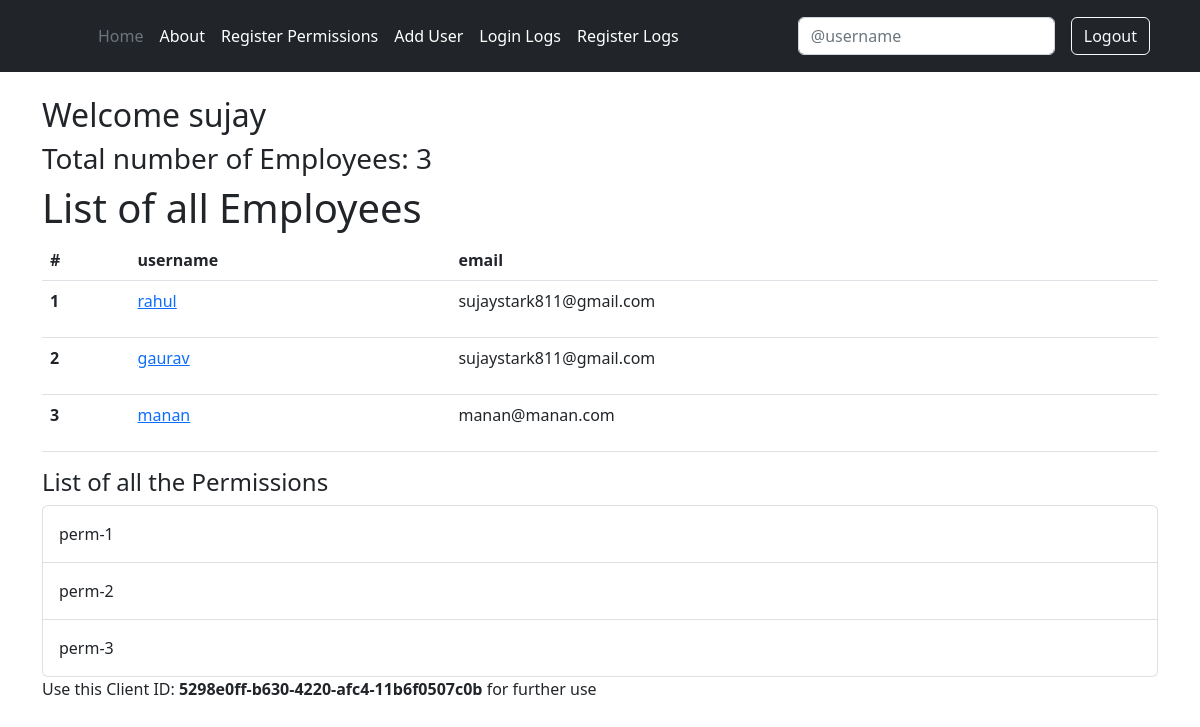
/root/list (signed in), run on an earlier commit of the app's database.
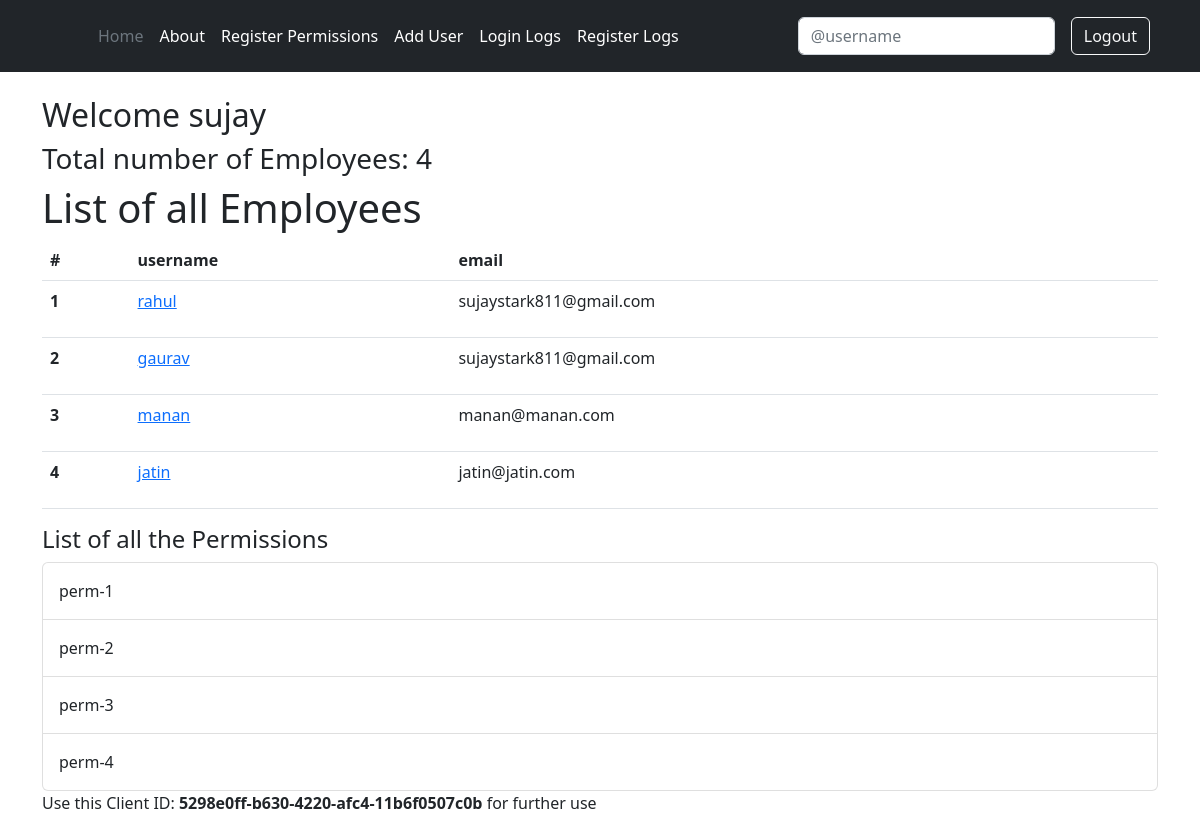
And on a later commit of the database.
### reg_org/models.py (models this page shows, shortened)
class PartOf(models.Model):
    org=models.ForeignKey(Organization, on_delete=models.CASCADE,null=True)
    emp=models.ForeignKey(User, on_delete=models.CASCADE,null=True)

class Permissions(models.Model):
    org=models.ForeignKey(Organization, on_delete=models.CASCADE,null=True)
    permission_name=models.CharField(max_length=100)

class Organization(models.Model):
    org_name=models.CharField(max_length=100,unique=True)
    num_of_users=models.IntegerField(default=0)
    head_user=models.ForeignKey(User, on_delete=models.CASCADE,null=True)
    client_secret=models.UUIDField(default=uuid.uuid4,editable=False)

### reg_org/views.py (the view)
# urls.py: path('list',views.listView,name='list'),
@login_required
def listView(request):
    try:
        org=Organization.objects.get(head_user=request.user)
        usernamesearch=request.GET.get('username')
        if usernamesearch is not None:
            user=User.objects.get(username=usernamesearch)
            if user is not None:
                return redirect(reverse('detail', kwargs={'pk': user.pk}))
        permissions=Permissions.objects.all()
        all_emps=PartOf.objects.filter(org=org)
        num=all_emps.count()
        return render(request,'list_user.html',{'num_of_users':num,'emps':all_emps,'client_secret':org.client_secret,'permissions':permissions})
    except ObjectDoesNotExist:
        return render(request,'error.html',{'error':'data not found'})

### reg_org/templates/list_user.html
{% extends 'base.html'%}
{% block body%}
<div class="container" style="margin-top: 2%;">
    {% if user.is_authenticated %}
    <h2> Welcome {{user.get_username}} </h2>
    <h3>Total number of Employees: {{num_of_users}}</h3>
    <h1>List of all Employees </h1>
    <table class="table">
        <thead class="thead-dark">
          <tr>
            <th>#</th>
            <th>username</th>
            <th>email</th>
          </tr>
        </thead>
        <tbody>
            {% for emp in emps%}
            <tr>
            <th scope="row">{{ forloop.counter }}</th>
                <td><a href="{% url 'detail' emp.emp.id%}">
                    <p>{{emp.emp.username}} </p>
                </a></td>
                <td>{{emp.emp.email}}</td>
              </tr>
              {%endfor%}
            </tbody>
    </table>
    <h4>List of all the Permissions</h4>
    <ul class="list-group">
        {% for p in permissions%}
            <li class="list-group-item list-group-item-action d-flex gap-3 py-3">
                {{p.permission_name}}
            </li>
        {% endfor %}
    </ul>
    <p>
        Use this Client ID: <strong>{{client_secret}}</strong> for further use
    </p>
{% else %}
    <p>You are logged out</p>
    <p>
        <a href="/root/login">Login</a>
    </p>
{% endif %}
</div>
{% endblock %}

### reg_org/templates/base.html (shortened to what this page needs)
<!DOCTYPE html>
<html lang="en">
<head>
<link href="https://cdn.jsdelivr.net/npm/bootstrap@5.2.0-beta1/dist/css/bootstrap.min.css" rel="stylesheet">
</head>
<body>
    <header class="p-3 bg-dark text-white">
        <div class="container">
          <div class="d-flex flex-wrap align-items-center justify-content-center justify-content-lg-start">
            <a href="/" class="d-flex align-items-center mb-2 mb-lg-0 text-white text-decoration-none">
              <svg class="bi me-2" width="40" height="32" role="img" aria-label="Bootstrap"><use xlink:href="#bootstrap"></use></svg>
            </a>
            <ul class="nav col-12 col-lg-auto me-lg-auto mb-2 justify-content-center mb-md-0">
              <li><a href="/" class="nav-link px-2 text-secondary">Home</a></li>
              <li><a href="#" class="nav-link px-2 text-white">About</a></li>
              {% if user.is_authenticated %}
              <li><a class="nav-link px-2 text-white" href="{% url 'register_permission'%}">Register Permissions</a></li>
              <li><a class="nav-link px-2 text-white" href="{% url 'add_user' %}">Add User</a></li>
              <li><a class="nav-link px-2 text-white" href="{% url 'loginlog' %}">Login Logs</a></li>
              <li><a class="nav-link px-2 text-white" href="{% url 'registerlog' %}">Register Logs</a></li>
              {% endif%}
            </ul>
            {% if user.is_authenticated %}
            <form class="col-12 col-lg-auto mb-3 mb-lg-0 me-lg-3">
                <input type="search" class="form-control form-control-dark" placeholder="@username" aria-label="Search" name="username">
            </form>
              {% endif %}
            <div class="text-end">
                {% if user.is_authenticated %}
                <a class="btn btn-outline-light me-2" href="{% url 'logout' %}">Logout</a>
                {% else %}
                <a class="btn btn-outline-light me-2" href="{% url 'login' %}">Login</a>
                <a  class="btn btn-warning" href="{% url 'register' %}"">Register </a>
                {% endif %}
            </div>
          </div>
        </div>
      </header>
    {% block body %}
    {% endblock %}
</body>
</html>

What changed in the data, as far as the page shows it:
added PartOf: emp.username "jatin", emp.email "jatin@jatin.com"
added Permissions: permission_name "perm-4"
Also different on the page:
{{ num_of_users }}: "3" → "4"
